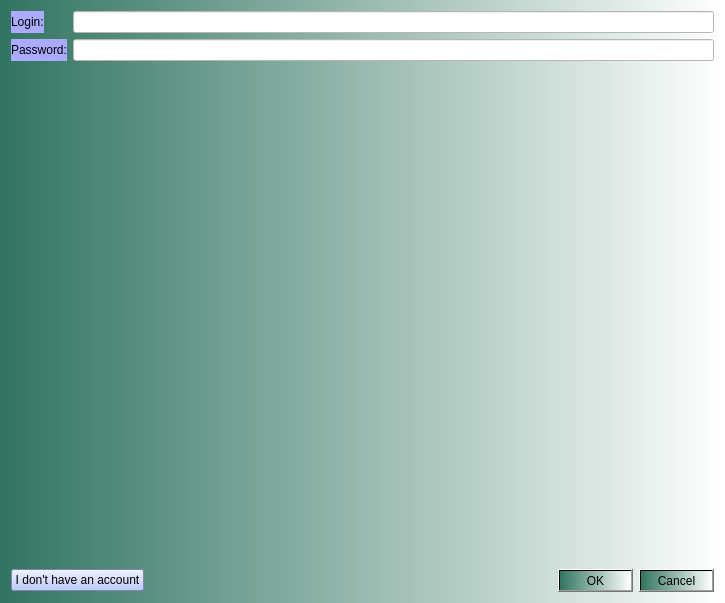
<?xml version="1.0" encoding="utf-8"?>
<ui version="4.0">
 <class>LoginWidget</class>
 <widget class="QWidget" name="LoginWidget">
  <property name="geometry">
   <rect>
    <x>0</x>
    <y>0</y>
    <width>725</width>
    <height>603</height>
   </rect>
  </property>
  <property name="windowTitle">
   <string>Form</string>
  </property>
  <property name="styleSheet">
   <string notr="true">background-color: qlineargradient(spread:pad, x1:0, y1:0, x2:1, y2:0, stop:0 rgba(49, 116, 96, 255), stop:1 rgba(255, 255, 255, 255));</string>
  </property>
  <layout class="QVBoxLayout" name="verticalLayout">
   <item>
    <layout class="QFormLayout" name="formLayout">
     <item row="0" column="0">
      <widget class="QLabel" name="label">
       <property name="styleSheet">
        <string notr="true">background-color: rgb(170, 170, 255);</string>
       </property>
       <property name="text">
        <string>Login:</string>
       </property>
      </widget>
     </item>
     <item row="1" column="0">
      <widget class="QLabel" name="label_2">
       <property name="styleSheet">
        <string notr="true">background-color: rgb(170, 170, 255);</string>
       </property>
       <property name="text">
        <string>Password:</string>
       </property>
      </widget>
     </item>
     <item row="0" column="1">
      <widget class="QLineEdit" name="lineEdit">
       <property name="styleSheet">
        <string notr="true">background-color: rgb(255, 255, 255);</string>
       </property>
      </widget>
     </item>
     <item row="1" column="1">
      <widget class="QLineEdit" name="lineEdit_2">
       <property name="sizePolicy">
        <sizepolicy hsizetype="Expanding" vsizetype="Fixed">
         <horstretch>0</horstretch>
         <verstretch>0</verstretch>
        </sizepolicy>
       </property>
       <property name="styleSheet">
        <string notr="true">color: rgb(0, 0, 0);
background-color: rgb(255, 255, 255);
font: 75 9pt &quot;Open Sans Condensed&quot;;</string>
       </property>
       <property name="text">
        <string/>
       </property>
       <property name="echoMode">
        <enum>QLineEdit::Password</enum>
       </property>
      </widget>
     </item>
    </layout>
   </item>
   <item>
    <spacer name="verticalSpacer">
     <property name="orientation">
      <enum>Qt::Vertical</enum>
     </property>
     <property name="sizeHint" stdset="0">
      <size>
       <width>20</width>
       <height>40</height>
      </size>
     </property>
    </spacer>
   </item>
   <item>
    <layout class="QHBoxLayout" name="horizontalLayout">
     <item>
      <widget class="QPushButton" name="RegisterButton">
       <property name="styleSheet">
        <string notr="true">background-color: rgb(169, 188, 255);</string>
       </property>
       <property name="text">
        <string>I don't have an account</string>
       </property>
      </widget>
     </item>
     <item>
      <widget class="QDialogButtonBox" name="buttonBox">
       <property name="standardButtons">
        <set>QDialogButtonBox::Cancel|QDialogButtonBox::Ok</set>
       </property>
      </widget>
     </item>
    </layout>
   </item>
  </layout>
 </widget>
 <resources/>
 <connections/>
</ui>
